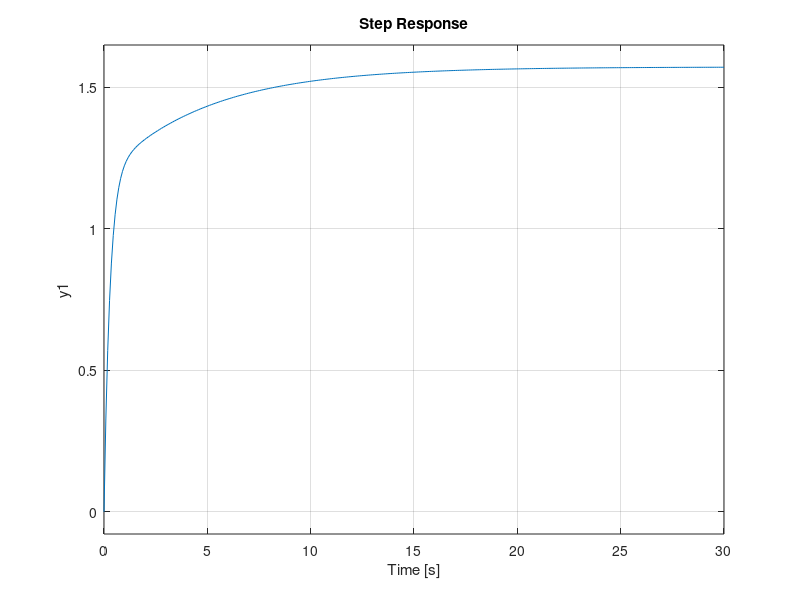

MATLAB code for this plot:
Kyaw=1;
a=1;
A_yaw=[a 0; 
   1 0];
B_yaw=[Kyaw 0]';
q1=0.5;
q2=0.5;
Q_yaw=[q1 0;
       0 q2];
R_yaw=1;

[K_yaw, P_yaw, eigen_yaw] = lqr(A_yaw,B_yaw,Q_yaw,R_yaw);
s = tf('s');
tfYaw = (K_yaw(1)*Kyaw*s+K_yaw(2))/(s^2+(K_yaw(1)*Kyaw+a)*s+K_yaw(2)*Kyaw); 
step(tfYaw*pi/2)